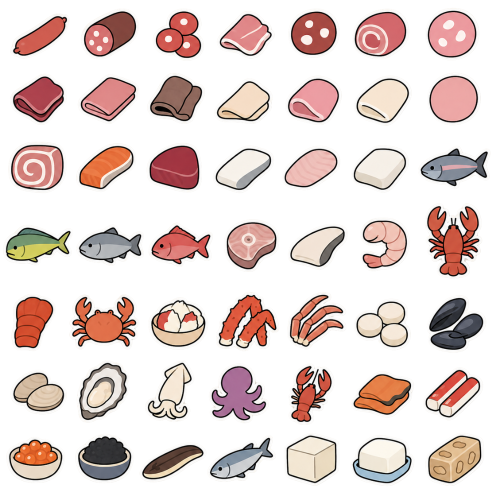
#> input picture tools/item-source/memory-items/1080-1128.png, 1000 x 1000 px (shown at 1/2 size)
$ python -i build-items-v19.py   (imports and definitions only)
#> lines starting #> are read from the running program, lines starting #| are printed output that depends on the picture; after the words box and inside, x2 and y2 are one past the last pixel; in counts of white or black regions, pixels touching at a corner belong together
#!/usr/bin/env python3
"""Build and visually review the bundled v31 memory-item icon set.

The source directory contains 7x7 transparent PNG montages named by their
Excel row span (for example, 2-50.png). Each connected alpha component is
assigned to exactly one grid cell by its center, so detached details stay with
their icon and pixels from neighboring cells cannot leak into the output.

Outputs:
  tools/item-source/memory-items/each/memory.<icon-name>.webp
  apps/mobile/assets/items/each/ (the current Tap Your Day base icons only)
  tools/item-source/memory-items/standardized-preview.html
  tools/item-source/memory-items/items-v31-image-qa.json

Normal runs are incremental: only workbook items whose WebP is missing are
decoded and written, so previously bundled artwork is never touched. To replace
an intentional suffix from alternate source pages, pass both --source-dir and
--replace-from-row. For isolated crop corrections, pass --replace-rows with the
exact workbook rows. Pass --full only for an intentional complete rebuild.
"""

from __future__ import annotations

import argparse
import html
import json
import os
import re
import shutil
import unicodedata
from collections import defaultdict
from pathlib import Path

import numpy as np
from openpyxl import load_workbook
from PIL import Image
from scipy import ndimage


ROOT = Path(__file__).resolve().parent.parent
SOURCE_DIR = ROOT / "tools" / "item-source" / "memory-items"
# v33 retains the v31 artwork identities; only the source workbook has moved on.
WORKBOOK = SOURCE_DIR / "Icon_Mapping_Core_Tables_v33.xlsx"
OUTPUT_DIR = SOURCE_DIR / "each"
RUNTIME_DIR = ROOT / "apps" / "mobile" / "assets" / "items" / "each"
BUNDLE_PATH = ROOT / "apps" / "mobile" / "src" / "lib" / "bundled-item-ids.json"
PREVIEW_PATH = SOURCE_DIR / "standardized-preview.html"
QA_PATH = SOURCE_DIR / "items-v31-image-qa.json"
PREVIEW_IMAGE_DIR = Path(os.path.relpath(OUTPUT_DIR, PREVIEW_PATH.parent)).as_posix()

# These 15 artworks were promoted from Tap Your Day presentation overrides to
# the canonical item files. Reapply them after any affected rebuild so a future
# --full or targeted image refresh cannot silently restore the retired art.
CANONICAL_ART_PROMOTIONS: dict[str, Path] = {
    "memory.3006_globe": OUTPUT_DIR / "memory.5431_book_light.webp",
    "memory.1421_bed": OUTPUT_DIR / "memory.1457_bedroom.webp",
    "memory.2127_bus": OUTPUT_DIR / "memory.1439_car.webp",
    "memory.0718_rice_noodles": OUTPUT_DIR / "memory.0050_ramen.webp",
    "memory.1541_workplace": SOURCE_DIR / "canonical-promotions/memory.1541_workplace.webp",
    "memory.1435_appointment_book": SOURCE_DIR / "canonical-promotions/memory.1435_appointment_book.webp",
    "memory.1304_yoga": SOURCE_DIR / "canonical-promotions/memory.1304_yoga.webp",
    "memory.1403_picnic": SOURCE_DIR / "canonical-promotions/memory.1403_picnic.webp",
    "memory.1491_restaurant": SOURCE_DIR / "canonical-promotions/memory.1491_restaurant.webp",
    "memory.2261_event_ticket": SOURCE_DIR / "canonical-promotions/memory.2261_event_ticket.webp",
    "memory.1594_volunteer_center": SOURCE_DIR / "canonical-promotions/memory.1594_volunteer_center.webp",
    "memory.1363_movie_theater": SOURCE_DIR / "canonical-promotions/memory.1363_movie_theater.webp",
    "memory.1362_television": SOURCE_DIR / "canonical-promotions/memory.1362_television.webp",
    "memory.5385_social_media": SOURCE_DIR / "canonical-promotions/memory.5385_social_media.webp",
    "memory.2876_notebook": SOURCE_DIR / "canonical-promotions/memory.2876_notebook.webp",
}

GRID = 7
CANVAS = 256
SAFE_SIZE = 200
ALPHA_THRESHOLD = 2
ICON_COUNT = 5439
SOURCE_PAGE_COUNT = 111
FINAL_WORKBOOK_ROW = 5440
SOURCE_RE = re.compile(r"^(\d+)-(\d+)\.png$")
FORCE_PROJECTION_PAGES = {"2256-2304.png", "5343-5391.png"}


# [6 lines left out: function slugify, not called in this run]


def item_row(item_id: str) -> int:
    return int(item_id.split(".", 1)[1].split("_", 1)[0])


# [179 lines left out: functions source_pages, workbook_items, projection_runs, projection_groups, render_icon, extract_component_slots, not called in this run]


def extract_page(path: Path) -> tuple[list[Image.Image], dict[str, object]]:
#> called with path = 'item-source/memory-items/1080-1128.png'
    source = Image.open(path).convert("RGBA")
#> source is the input picture: PIL image 1000x1000 RGBA; mean R, G, B, A 84.1, 69.9, 66.4, 104.1
    array = np.asarray(source)
    alpha = array[..., 3]
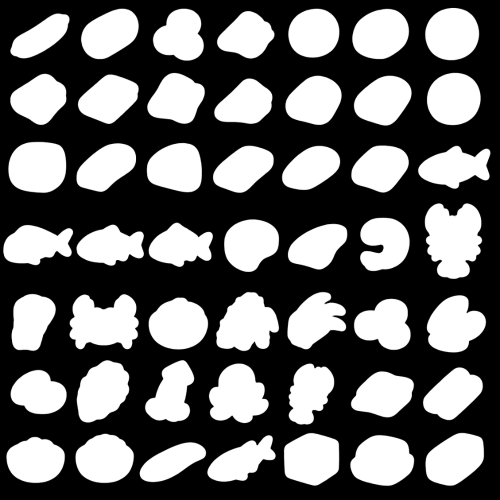
#> alpha: shape (1000, 1000) (shown at 1/2 size); min 0, max 255, mean 104.1
    raw_content = alpha > ALPHA_THRESHOLD
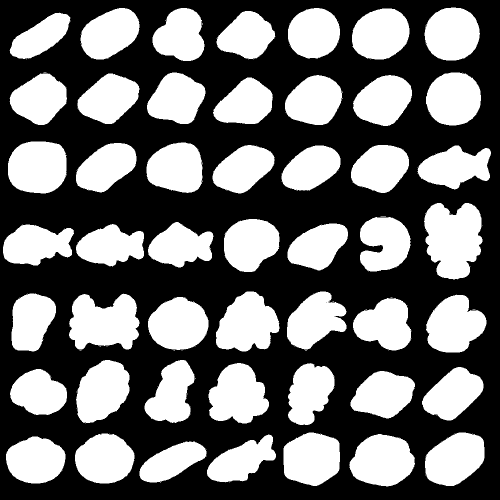
#> raw_content: shape (1000, 1000) bool (shown at 1/2 size); 42.8% white; 121 white regions (72 under 20 px), largest, box (x1, y1, x2, y2) and area: (848, 406, 965, 559) 13611, (138, 588, 279, 699) 11899, (432, 583, 559, 703) 10695
    raw_labels, raw_component_count = ndimage.label(
        raw_content, structure=np.ones((3, 3), dtype=int)
    )
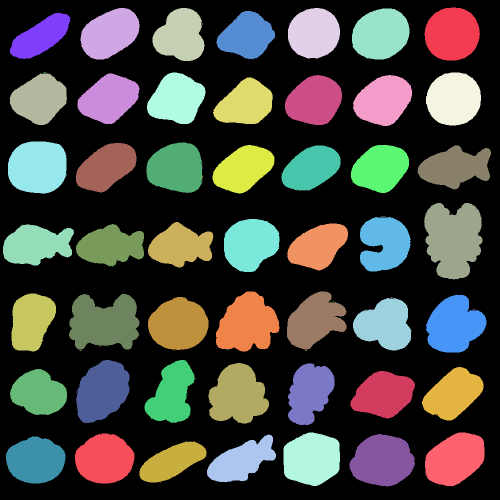
#> raw_labels: shape (1000, 1000) int32 (shown at 1/2 size); 122 distinct labels, from 0 to 121; one colour per label, 0 black
#> raw_component_count = 121
    component_sizes = np.bincount(raw_labels.ravel())
#> component_sizes = 122 values, max 571919 at index 0, min 1 at index 10, mean 8196.7
    kept_components = np.where(component_sizes >= 16)[0]
#> kept_components = 50 values from 0 to 116
    kept_components = kept_components[kept_components != 0]
#> kept_components = 49 values from 1 to 116
    content = np.isin(raw_labels, kept_components)
    _, component_count = ndimage.label(content, structure=np.ones((3, 3), dtype=int))
#> component_count = 49
    height, width = content.shape
#> height = 1000; width = 1000
    source_rgba = array.copy()

    # Most pages become exactly 49 icon bodies after zero or a few pixels of
    # dilation. This is the strongest isolation method: each source pixel can
    # belong to only one labeled body, even when the visual rows overlap.
    for dilation in ([] if path.name in FORCE_PROJECTION_PAGES else range(0, 9)):
        grouped = content if dilation == 0 else ndimage.binary_dilation(content, iterations=dilation)
        group_labels, group_count = ndimage.label(
            grouped, structure=np.ones((3, 3), dtype=int)
        )
        if group_count != GRID * GRID:
            continue
        records = []
        for component_id, slices in enumerate(ndimage.find_objects(group_labels), start=1):
            if slices is None:
                continue
            y0, y1 = slices[0].start, slices[0].stop
            x0, x1 = slices[1].start, slices[1].stop
            records.append((component_id, (y0 + y1) / 2, (x0 + x1) / 2))
        records.sort(key=lambda record: record[1])
        ordered = []
        for row in range(GRID):
            row_records = records[row * GRID : (row + 1) * GRID]
            ordered.extend(sorted(row_records, key=lambda record: record[2]))
        icons, alpha_boxes = [], []
        for component_id, _, _ in ordered:
            own_mask = content & (group_labels == component_id)
            icon, bbox = render_icon(source_rgba, own_mask)
            icons.append(icon)
            alpha_boxes.append(bbox)
        return icons, {
            "source": path.name,
            "width": width,
            "height": height,
            "components": component_count,
            "discarded_tiny_components": raw_component_count - component_count,
            "icons": len(icons),
            "isolation_method": "connected-components",
            "dilation": dilation,
            "minimum_source_row_gap": None,
            "minimum_source_column_gap": None,
            "minimum_margin": min(
                min(x0, y0, CANVAS - x1, CANVAS - y1) for x0, y0, x1, y1 in alpha_boxes
            ),
        }

    # Source pages have transparent gaps between the seven visual rows and
    # between the seven icons within each row. Keeping the six largest gaps is
    # adaptive to intentionally wide icons and uneven placement; fixed 1/7
    # boundaries can put a wide icon into its neighbor's nominal cell.
    if len(projection_runs(content.any(axis=1))) >= GRID:
        row_groups = projection_groups(content.any(axis=1), GRID, f"{path.name} rows")
    else:
        row_groups = []
        row_boundaries = [round(index * height / GRID) for index in range(GRID + 1)]
        for row in range(GRID):
            by0, by1 = row_boundaries[row : row + 2]
            ys = np.where(content[by0:by1].any(axis=1))[0]
            if not len(ys):
                raise ValueError(f"{path.name}: fallback row {row + 1} is empty")
            row_groups.append((by0 + int(ys.min()), by0 + int(ys.max()) + 1))

    icons: list[Image.Image] = []
    alpha_boxes = []
    column_candidates: list[list[tuple[int, int]] | None] = []
    for row, (y0, y1) in enumerate(row_groups):
        on = content[y0:y1].any(axis=0)
        if len(projection_runs(on)) >= GRID:
            groups = projection_groups(on, GRID, f"{path.name} row {row + 1} columns")
            column_candidates.append(groups)
        else:
            column_candidates.append(None)
    # A few source icons touch their immediate neighbor and therefore appear
    # as one projection run. Those rows use the source sheet's seven equal
    # slots only as a fallback; normally the transparent gaps define tighter
    # adaptive groups.
    fallback_boundaries = [round(index * width / GRID) for index in range(GRID + 1)]

    row_gap_sizes = []
    column_gap_sizes = []
    for row, (y0, y1) in enumerate(row_groups):
        if row:
            row_gap_sizes.append(y0 - row_groups[row - 1][1])
        column_groups = column_candidates[row]
        if column_groups is None:
            column_groups = []
            for column in range(GRID):
                bx0, bx1 = fallback_boundaries[column : column + 2]
                xs = np.where(content[y0:y1, bx0:bx1].any(axis=0))[0]
                if not len(xs):
                    raise ValueError(
                        f"{path.name}: fallback column {column + 1} in row {row + 1} is empty"
                    )
                column_groups.append((bx0 + int(xs.min()), bx0 + int(xs.max()) + 1))
        for column, (x0, x1) in enumerate(column_groups):
            if column:
                column_gap_sizes.append(x0 - column_groups[column - 1][1])
            own_mask = np.zeros_like(content)
            own_mask[y0:y1, x0:x1] = content[y0:y1, x0:x1]
            canvas, bbox = render_icon(source_rgba, own_mask)
            alpha_boxes.append(bbox)
            icons.append(canvas)

    return icons, {
        "source": path.name,
        "width": width,
        "height": height,
        "components": component_count,
        "discarded_tiny_components": raw_component_count - component_count,
        "icons": len(icons),
        "isolation_method": "projection-fallback",
        "dilation": None,
        "minimum_source_row_gap": min(row_gap_sizes),
        "minimum_source_column_gap": min(column_gap_sizes),
        "minimum_margin": min(
            min(x0, y0, CANVAS - x1, CANVAS - y1) for x0, y0, x1, y1 in alpha_boxes
        ),
    }


# [279 lines left out: functions preview_html, main, not called in this run]


# [2 lines not run here, left out]

#> (the run stopped early here; a loop or call above may not have finished)

$ run again, on tools/item-source/memory-items/each/memory.2257_coins.webp
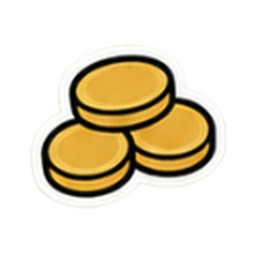
#> input picture tools/item-source/memory-items/each/memory.2257_coins.webp, 256 x 256 px
#> in extract_page, source is the input picture: PIL image 256x256 RGBA; mean R, G, B, A 82.1, 72.3, 51.4, 88.8
#> raw_content: shape (256, 256) bool; 36.8% white; 32 white regions (30 under 20 px), largest, box (x1, y1, x2, y2) and area: (29, 43, 228, 210) 24008, (76, 211, 96, 212) 20
#> in extract_page, `raw_labels, raw_component_count = ndimage.label( raw_content, structur..`:
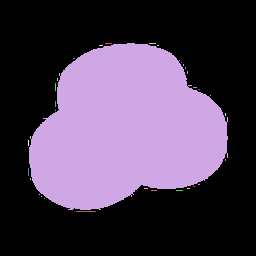
#> raw_labels: shape (256, 256) int32; 33 distinct labels, from 0 to 32; one colour per label, 0 black
#> raw_component_count = 32
#> component_sizes = 33 values, max 41405 at index 0, min 1 at index 7, mean 1985.9
#> in extract_page, `kept_components = np.where(component_sizes >= 16)[0]`: kept_components = [0, 2, 32]
#> in extract_page, `kept_components = kept_components[kept_components != 0]`: kept_components = [2, 32]
#> in extract_page, `content = np.isin(raw_labels, kept_components)`:
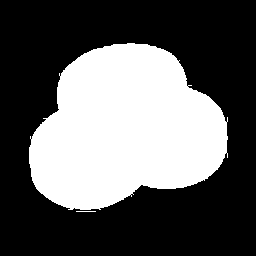
#> content: shape (256, 256) bool; 36.7% white; 2 white regions, box (x1, y1, x2, y2) and area: (29, 43, 228, 210) 24008, (76, 211, 96, 212) 20
#> component_count = 2

$ run again, on tools/item-source/tap-your-day/people.png
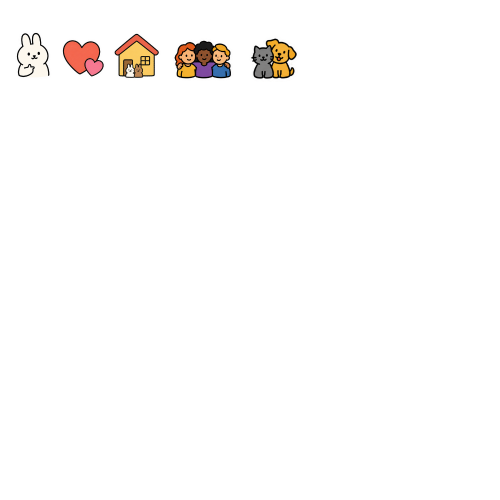
#> input picture tools/item-source/tap-your-day/people.png, 1000 x 1000 px (shown at 1/2 size)
#> in extract_page, source is the input picture: PIL image 1000x1000 RGBA; mean R, G, B, A 6.9, 5.7, 5, 8.9
#> in extract_page, `raw_content = alpha > ALPHA_THRESHOLD`:
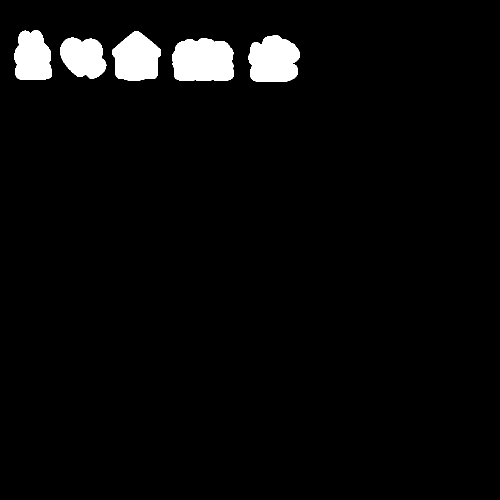
#> raw_content: shape (1000, 1000) bool (shown at 1/2 size); 3.6% white; 5 white regions, box (x1, y1, x2, y2) and area: (344, 76, 467, 162) 9315, (496, 71, 600, 164) 7737, (224, 62, 322, 161) 7143, (28, 61, 104, 160) 6123, (121, 75, 213, 158) 5714
#> in extract_page, `raw_labels, raw_component_count = ndimage.label( raw_content, structur..`:
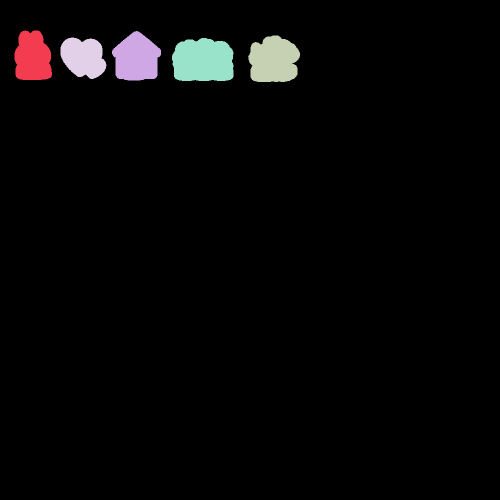
#> raw_labels: shape (1000, 1000) int32 (shown at 1/2 size); 6 distinct labels, from 0 to 5; one colour per label, 0 black
#> raw_component_count = 5
#> component_sizes = [963968, 6123, 7143, 7737, 5714, 9315]
#> in extract_page, `kept_components = np.where(component_sizes >= 16)[0]`: kept_components = [0, 1, 2, 3, 4, 5]
#> in extract_page, `kept_components = kept_components[kept_components != 0]`: kept_components = [1, 2, 3, 4, 5]
#> component_count = 5
